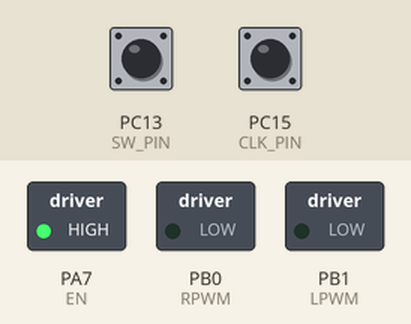
Recording of a program running on a simulated STM32 Blue Pill. Parts: switched loads named in the program (green lamp = pin HIGH). Inputs (shaded band) come from the test bench; at power-on: PC13 (SW_PIN) HIGH, PC15 (CLK_PIN) HIGH. What the program prints to the serial monitor is not drawn.

Above: at 1.2 s.
1.3 s: PC13 (SW_PIN) pulled LOW for 0.15 s
Timing chart, 0 to 4.3 s (numbered marks = the images above; inputs shaded):
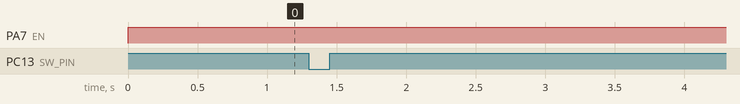

The program:

main.cpp
```cpp
#include <Arduino.h>
#include <OneWire.h>
#include <DS18B20.h>
#include <PID_v1.h>

// === DS18B20 Setup ===
#define DS18B20_PIN PA4
#define SENSOR_DISCONNECTED 999 // Error code for disconnected sensor
DS18B20 thermocouple(DS18B20_PIN);
double inputTemp, outputPWM, setpoint = 15.0; // Default setpoint for cooling
double Kp = 15.0, Ki = 0.5, Kd = 1.0;

// For cooling, the PID controller should be in REVERSE mode.
// This means that as the temperature gets farther *above* the setpoint, the output will increase.
PID pid(&inputTemp, &outputPWM, &setpoint, Kp, Ki, Kd, REVERSE);

// === Rotary Encoder Setup ===
volatile int encoderPos = 15;  // Initial setpoint for cooling
volatile bool buttonPressed = false;
uint32_t lastButtonPress = 0; // For debouncing
#define SW_PIN   PC13
#define DT_PIN   PC14
#define CLK_PIN  PC15

// === Motor Driver (Peltier) Output Pins ===
// Using L298N or similar motor driver
#define EN PA7
#define RPWM PB0 // Typically for one direction (e.g., heating)
#define LPWM PB1 // Typically for the other direction (e.g., cooling)

void readEncoder();
void onButtonPress();
void get_temperature();

void setup() {
  Serial.begin(115200);

  // DS18B20 Init
  while (!thermocouple.begin()) {
    Serial.println("DS18B20 not found!");
    delay(1000);
  }
  thermocouple.startTemperatureConversion();

  // Encoder Init
  pinMode(CLK_PIN, INPUT_PULLUP);
  pinMode(DT_PIN, INPUT_PULLUP);
  pinMode(SW_PIN, INPUT_PULLUP);
  attachInterrupt(digitalPinToInterrupt(CLK_PIN), readEncoder, FALLING);
  attachInterrupt(digitalPinToInterrupt(SW_PIN), onButtonPress, FALLING);

  // Motor Driver (Peltier) Pins
  pinMode(EN, OUTPUT);
  pinMode(RPWM, OUTPUT);
  pinMode(LPWM, OUTPUT);

  // Initialize motor driver to be off
  digitalWrite(EN, LOW);
  analogWriteFrequency(10000);
  analogWrite(LPWM, 0);
  analogWrite(RPWM, 0);

  // PID Configuration
  pid.SetMode(AUTOMATIC);
  pid.SetOutputLimits(0, 255); // PWM range from 0 to 255
}

void loop() {
  // --- Temperature Reading ---
    get_temperature();
    thermocouple.startTemperatureConversion(); // Start next conversion immediately

  // --- Setpoint Update ---
  // It's generally safer to handle flag checks outside of interrupts.
  if (buttonPressed) {
    noInterrupts(); // Disable interrupts to safely update the setpoint
    setpoint = encoderPos;
    interrupts();   // Re-enable interrupts

    buttonPressed = false; // Reset the flag

    Serial.print("New Setpoint: ");
    Serial.println(setpoint);
  }

  // --- PID Calculation ---
  pid.Compute(); // Run PID control algorithm

  // --- Peltier Control for Cooling ---
  // To cool, we need to drive the Peltier in the correct direction.
  // We'll use the LPWM pin for cooling and keep RPWM at 0.
  // The outputPWM from the PID will control the cooling power.
  digitalWrite(EN, HIGH); // Enable the motor driver
  analogWrite(LPWM, (int)outputPWM); // Apply cooling power
  analogWrite(RPWM, 0); // Ensure heating side is off

  // --- Serial Debugging ---
  Serial.print("Temp: ");
  Serial.print(inputTemp);
  Serial.print(" °C | Setpoint: ");
  Serial.print(setpoint);
  Serial.print(" °C | Cooling Power (PWM): ");
  Serial.println(outputPWM);

  delay(1000); // Delay for stability and readability
}

void get_temperature() {
  inputTemp = thermocouple.getTemperature(0);
  if (inputTemp == SENSOR_DISCONNECTED) {
    Serial.println("Error: Temperature sensor disconnected!");
    inputTemp = setpoint; // To prevent PID from maxing out on error
  }
}

void readEncoder() {
  // This basic encoder reading can be prone to noise.
  // A more robust implementation would involve state machine logic.
  if (digitalRead(DT_PIN) == HIGH) {
    encoderPos++;
  } else {
    encoderPos--;
  }
  // Adjust the range for cooling temperatures
  encoderPos = constrain(encoderPos, 5, 35); // e.g., 5°C to 35°C
}

void onButtonPress() {
  // Set a flag to be handled in the main loop.
  // Avoid complex logic inside an ISR.
  if (millis() - lastButtonPress > 200) {
    buttonPressed = true;
    lastButtonPress = millis();
  }
}
```

Measured:
- after the input at 1.3 s, every drawn part: stays the same
